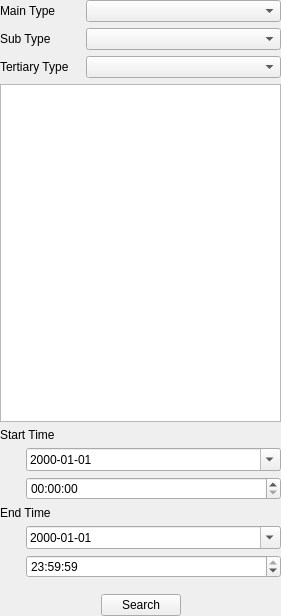
<?xml version="1.0" encoding="UTF-8"?>
<ui version="4.0">
 <class>PlaybackPicture</class>
 <widget class="QWidget" name="PlaybackPicture">
  <property name="geometry">
   <rect>
    <x>0</x>
    <y>0</y>
    <width>281</width>
    <height>616</height>
   </rect>
  </property>
  <property name="windowTitle">
   <string>Form</string>
  </property>
  <layout class="QVBoxLayout" name="verticalLayout">
   <property name="leftMargin">
    <number>0</number>
   </property>
   <property name="topMargin">
    <number>0</number>
   </property>
   <property name="rightMargin">
    <number>0</number>
   </property>
   <property name="bottomMargin">
    <number>0</number>
   </property>
   <item>
    <layout class="QGridLayout" name="gridLayout_3">
     <item row="0" column="0">
      <widget class="QLabel" name="label_mainType">
       <property name="text">
        <string>Main Type</string>
       </property>
      </widget>
     </item>
     <item row="0" column="1">
      <widget class="ComboBox" name="comboBox_mainType">
       <property name="sizePolicy">
        <sizepolicy hsizetype="MinimumExpanding" vsizetype="Fixed">
         <horstretch>0</horstretch>
         <verstretch>0</verstretch>
        </sizepolicy>
       </property>
       <property name="maximumSize">
        <size>
         <width>195</width>
         <height>16777215</height>
        </size>
       </property>
      </widget>
     </item>
     <item row="1" column="1">
      <widget class="ComboBox" name="comboBox_subType">
       <property name="sizePolicy">
        <sizepolicy hsizetype="MinimumExpanding" vsizetype="Fixed">
         <horstretch>0</horstretch>
         <verstretch>0</verstretch>
        </sizepolicy>
       </property>
       <property name="maximumSize">
        <size>
         <width>195</width>
         <height>16777215</height>
        </size>
       </property>
      </widget>
     </item>
     <item row="1" column="0">
      <widget class="QLabel" name="label_subType">
       <property name="text">
        <string>Sub Type</string>
       </property>
      </widget>
     </item>
     <item row="2" column="1">
      <widget class="ComboBox" name="comboBox_tertiaryType">
       <property name="sizePolicy">
        <sizepolicy hsizetype="MinimumExpanding" vsizetype="Fixed">
         <horstretch>0</horstretch>
         <verstretch>0</verstretch>
        </sizepolicy>
       </property>
       <property name="maximumSize">
        <size>
         <width>195</width>
         <height>16777215</height>
        </size>
       </property>
      </widget>
     </item>
     <item row="2" column="0">
      <widget class="QLabel" name="label_tertiaryType">
       <property name="text">
        <string>Tertiary Type</string>
       </property>
      </widget>
     </item>
    </layout>
   </item>
   <item>
    <widget class="TreeView" name="treeView">
     <property name="sizePolicy">
      <sizepolicy hsizetype="Expanding" vsizetype="Expanding">
       <horstretch>0</horstretch>
       <verstretch>1</verstretch>
      </sizepolicy>
     </property>
    </widget>
   </item>
   <item>
    <widget class="QWidget" name="widget" native="true">
     <layout class="QGridLayout" name="gridLayout_4">
      <property name="leftMargin">
       <number>0</number>
      </property>
      <property name="topMargin">
       <number>0</number>
      </property>
      <property name="rightMargin">
       <number>0</number>
      </property>
      <property name="bottomMargin">
       <number>0</number>
      </property>
      <item row="2" column="1">
       <widget class="MyTimeEdit" name="timeEdit_start">
        <property name="displayFormat">
         <string>HH:mm:ss</string>
        </property>
       </widget>
      </item>
      <item row="1" column="1">
       <widget class="MyDateEdit" name="dateEdit_start">
        <property name="sizePolicy">
         <sizepolicy hsizetype="Minimum" vsizetype="Fixed">
          <horstretch>1</horstretch>
          <verstretch>0</verstretch>
         </sizepolicy>
        </property>
        <property name="displayFormat">
         <string>yyyy-MM-dd</string>
        </property>
        <property name="calendarPopup">
         <bool>true</bool>
        </property>
       </widget>
      </item>
      <item row="5" column="1">
       <widget class="MyTimeEdit" name="timeEdit_end">
        <property name="displayFormat">
         <string>HH:mm:ss</string>
        </property>
        <property name="time">
         <time>
          <hour>23</hour>
          <minute>59</minute>
          <second>59</second>
         </time>
        </property>
       </widget>
      </item>
      <item row="4" column="1">
       <widget class="MyDateEdit" name="dateEdit_end">
        <property name="displayFormat">
         <string>yyyy-MM-dd</string>
        </property>
        <property name="calendarPopup">
         <bool>true</bool>
        </property>
       </widget>
      </item>
      <item row="0" column="0" colspan="2">
       <widget class="QLabel" name="label_startTime">
        <property name="text">
         <string>Start Time</string>
        </property>
       </widget>
      </item>
      <item row="3" column="0" colspan="2">
       <widget class="QLabel" name="label_endTime">
        <property name="text">
         <string>End Time</string>
        </property>
       </widget>
      </item>
      <item row="1" column="0">
       <spacer name="horizontalSpacer_11">
        <property name="orientation">
         <enum>Qt::Horizontal</enum>
        </property>
        <property name="sizeType">
         <enum>QSizePolicy::Fixed</enum>
        </property>
        <property name="sizeHint" stdset="0">
         <size>
          <width>20</width>
          <height>20</height>
         </size>
        </property>
       </spacer>
      </item>
     </layout>
    </widget>
   </item>
   <item>
    <spacer name="verticalSpacer">
     <property name="orientation">
      <enum>Qt::Vertical</enum>
     </property>
     <property name="sizeHint" stdset="0">
      <size>
       <width>20</width>
       <height>10</height>
      </size>
     </property>
    </spacer>
   </item>
   <item>
    <layout class="QHBoxLayout" name="horizontalLayout_3">
     <item>
      <spacer name="horizontalSpacer_12">
       <property name="orientation">
        <enum>Qt::Horizontal</enum>
       </property>
       <property name="sizeHint" stdset="0">
        <size>
         <width>40</width>
         <height>20</height>
        </size>
       </property>
      </spacer>
     </item>
     <item>
      <widget class="QPushButton" name="pushButton_search">
       <property name="text">
        <string>Search</string>
       </property>
      </widget>
     </item>
     <item>
      <spacer name="horizontalSpacer_13">
       <property name="orientation">
        <enum>Qt::Horizontal</enum>
       </property>
       <property name="sizeHint" stdset="0">
        <size>
         <width>40</width>
         <height>20</height>
        </size>
       </property>
      </spacer>
     </item>
    </layout>
   </item>
  </layout>
 </widget>
 <customwidgets>
  <customwidget>
   <class>ComboBox</class>
   <extends>QComboBox</extends>
   <header>combobox.h</header>
  </customwidget>
  <customwidget>
   <class>MyDateEdit</class>
   <extends>QDateEdit</extends>
   <header>mydateedit.h</header>
  </customwidget>
  <customwidget>
   <class>MyTimeEdit</class>
   <extends>QTimeEdit</extends>
   <header>mytimeedit.h</header>
  </customwidget>
  <customwidget>
   <class>TreeView</class>
   <extends>QTreeView</extends>
   <header>treeview.h</header>
  </customwidget>
 </customwidgets>
 <tabstops>
  <tabstop>treeView</tabstop>
  <tabstop>comboBox_mainType</tabstop>
  <tabstop>dateEdit_start</tabstop>
  <tabstop>timeEdit_start</tabstop>
  <tabstop>dateEdit_end</tabstop>
  <tabstop>timeEdit_end</tabstop>
  <tabstop>pushButton_search</tabstop>
 </tabstops>
 <resources/>
 <connections/>
</ui>
